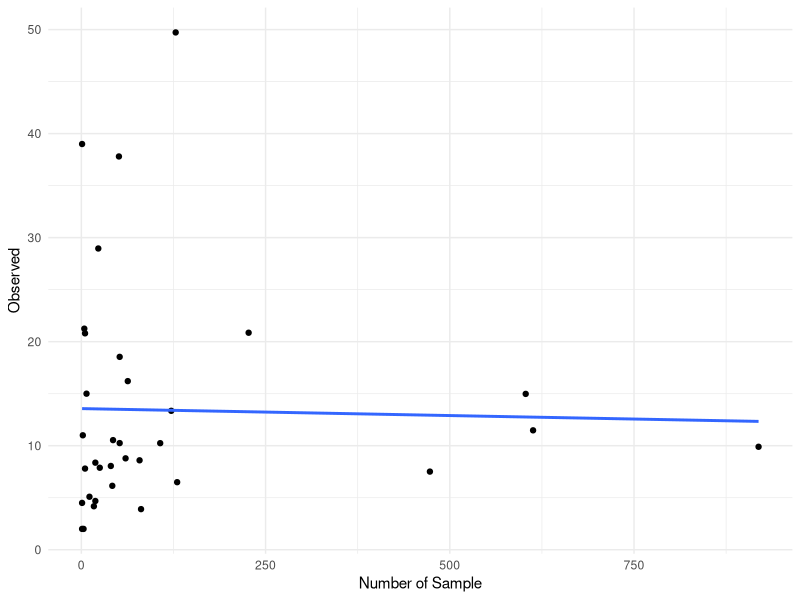
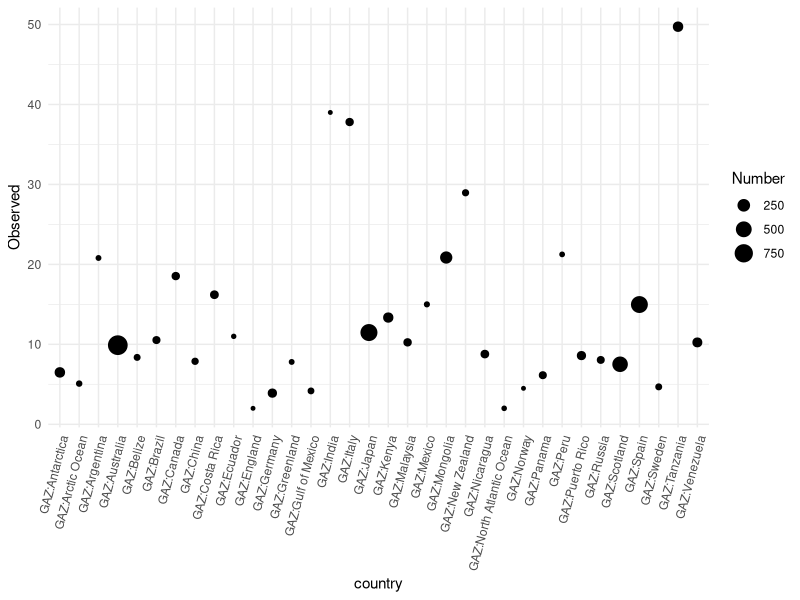
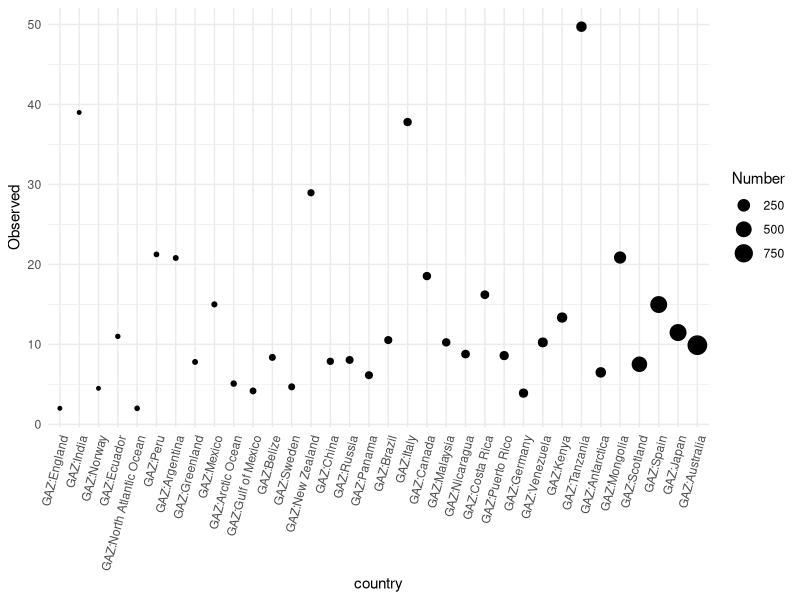
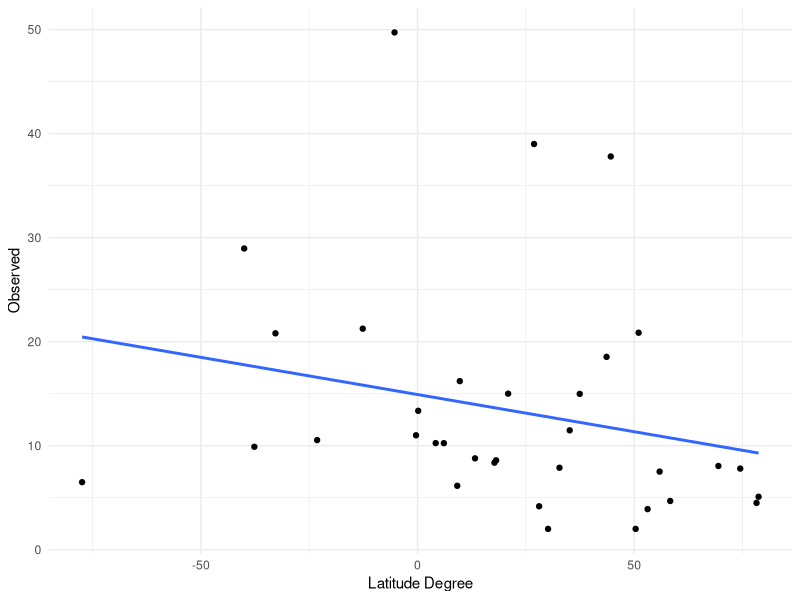
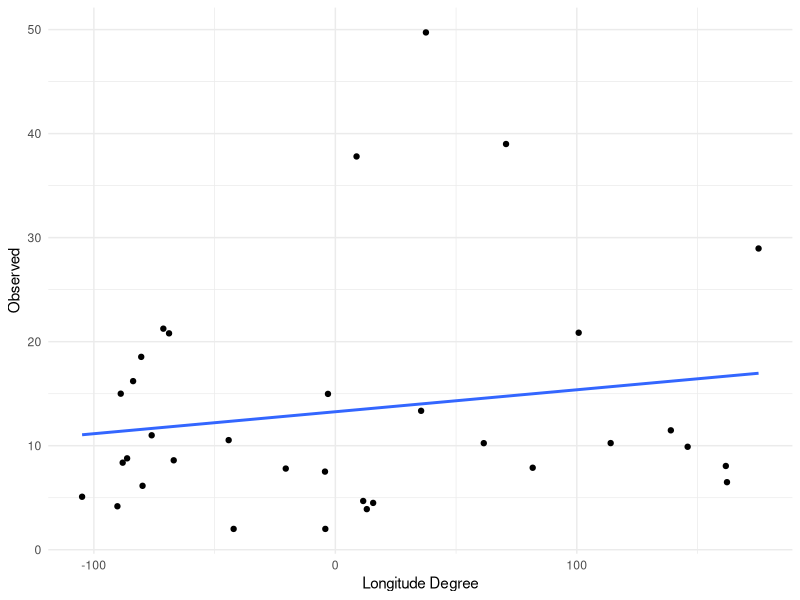
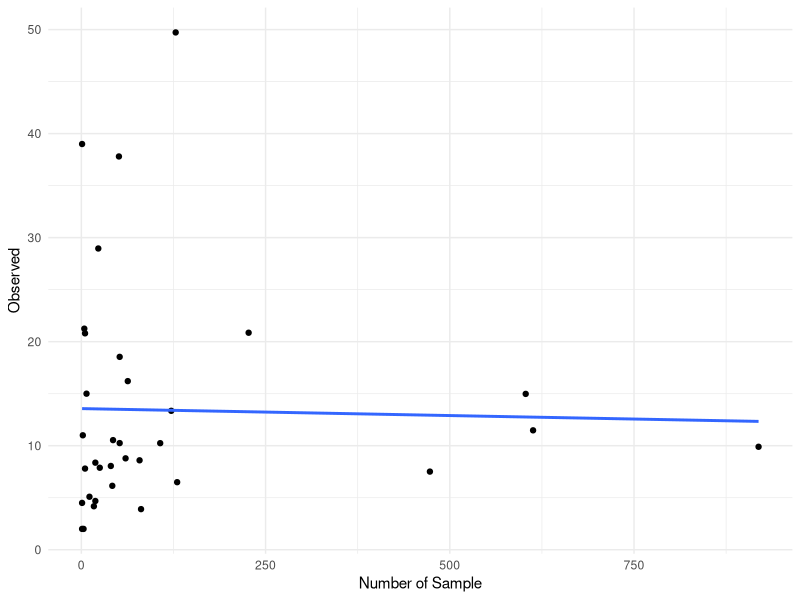

These figures' R source, in order:
## ---- chunk 1
library(ggplot2)
## ---- chunk 2
country_alp = read.csv("Country_alpha_div.csv")
## ---- chunk 3
AlphaDiv_country <- ggplot(country_alp, aes(x = Number, y = Observed)) + geom_point() +
  geom_smooth(method=lm, se=FALSE) +
  theme_minimal() +
  labs(x = 'Number of Sample', y = 'Observed')
AlphaDiv_country
## ---- chunk 4
Alp_num <- lm(Number ~ Observed, data = country_alp)
summary(Alp_num)
## ---- chunk 5
pdf("./Figures/AlphaDiv/AlphaDiv_country_Observed.pdf", width = 10, height = 8 )
AlphaDiv_country + scale_colour_hue(c=75, l=65)
dev.off()
## ---- chunk 6
AlphaDiv_country_size <- ggplot(country_alp, aes(x = country, y = Observed, size = Number)) + geom_point() +
  theme_minimal()  +
  theme(axis.text.x = element_text(angle = 75, hjust = 1)) 
AlphaDiv_country_size
## ---- chunk 7
country_alp_size = read.csv("Country_alpha_div1.csv")
## ---- chunk 8
lm_fit <- lm(Observed ~ country, data=country_alp_size)
lm_fit
## ---- chunk 9
AlphaDiv_country_size2 <- ggplot(country_alp_size, aes(x = country, y = Observed, size = Number)) +
  geom_point() +
  theme_minimal()  +
  theme(axis.text.x = element_text(angle = 75, hjust = 1)) +
  scale_x_discrete(limits=country_alp_size$country)
AlphaDiv_country_size2
## ---- chunk 10
AlphaDiv_country_lat <- ggplot(country_alp, aes(x = latitude, y = Observed)) + geom_point() +
  geom_smooth(method=lm, se=FALSE) +
  theme_minimal() +
  labs(x = 'Latitude Degree', y = 'Observed')
AlphaDiv_country_lat
## ---- chunk 11
Alp_lat <- lm(latitude ~ Observed, data = country_alp)
summary(Alp_lat)
## ---- chunk 12
AlphaDiv_country_lon <- ggplot(country_alp, aes(x = longitude, y = Observed)) + geom_point() +
  geom_smooth(method=lm, se=FALSE) +
  theme_minimal() +
  labs(x = 'Longitude Degree', y = 'Observed')
AlphaDiv_country_lon
## ---- chunk 13
Alp_lon <- lm(longitude ~ Observed, data = country_alp)
summary(Alp_lon)
